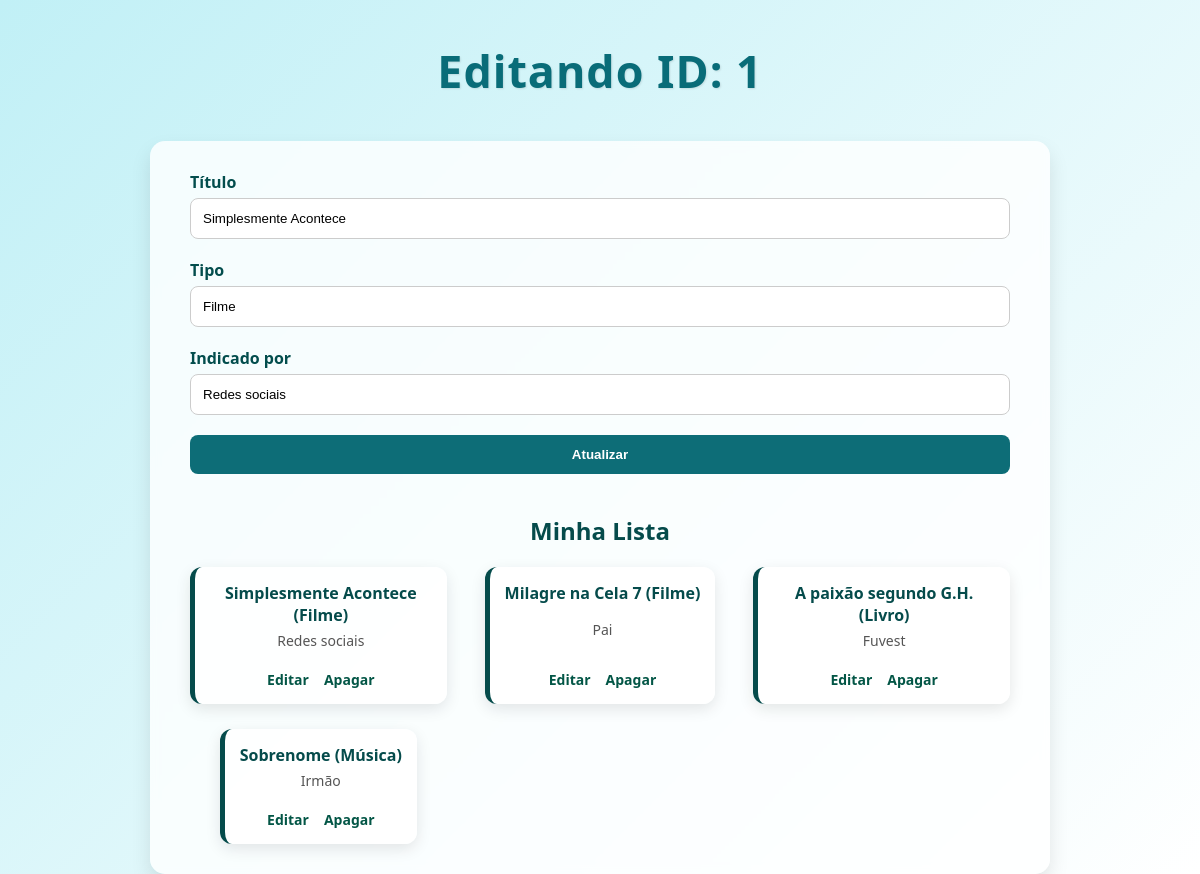
The page /editar/1 on the database its author committed.
### tables this page shows
CREATE TABLE midias(
            id INTEGER PRIMARY KEY AUTOINCREMENT,
            titulo TEXT NOT NULL,
            tipo TEXT NOT NULL,
            indicado_por TEXT
        );

### app.py (the view)
@app.route('/editar/<int:id>', methods=['GET', 'POST'])
def editar(id):
    item = Midia.id(id)
    if not item:
        return redirect(url_for('lista'))
    if request.method == 'POST':
        item.titulo = request.form['titulo']
        item.tipo = request.form['tipo']
        item.indicado_por = request.form['indicado_por']
        item.atualizar()
        return redirect(url_for('lista'))
    lista_total = Midia.obter_todos()
    return render_template('lista.html', titulo=f'Editando ID: {id}', lista=lista_total, item=item)

### models/midia.py (called while the page is built)
def conectar():
    return sqlite3.connect(DB_PATH)

    @classmethod
    def id(cls, id: int) -> Self:
        with conectar() as con:
            dado = con.execute("SELECT * FROM midias WHERE id=?", (id,)).fetchone()
        if dado is None:
            raise ValueError
        return cls(dado[1], dado[2], dado[3], dado[0])

    @staticmethod
    def obter_todos():
        with conectar() as con:
            dados = con.execute("SELECT * FROM midias").fetchall()
        return [Midia(d[1], d[2], d[3], d[0]) for d in dados]

### templates/lista.html
{% extends 'base.html' %}
{% block content %}
<section class="card formulario">
    <form method="POST">
        <div class="campo">
            <label for="titulo">Título</label>
            <input
                type="text"
                id="titulo"
                name="titulo"
                value="{{ item.titulo if item else '' }}"
                required
            >
        </div>
        <div class="campo">
            <label for="tipo">Tipo</label>
            <input
                type="text"
                id="tipo"
                name="tipo"
                value="{{ item.tipo if item else '' }}"
                required
            >
        </div>
        <div class="campo">
            <label for="indicado_por">Indicado por</label>
            <input
                type="text"
                id="indicado_por"
                name="indicado_por"
                value="{{ item.indicado_por if item else '' }}"
            >
        </div>
        <button type="submit">
            {{ 'Atualizar' if item else 'Adicionar' }}
        </button>
    </form>
</section>
<h2>Minha Lista</h2>
{% if lista %}
<section id="lista-de-tarefas">
    {% for item in lista %}
    <div class="card-tarefa">
        <p>{{ item.titulo }} ({{ item.tipo }})</p>
        <span class="data">{{ item.indicado_por or 'Não informado' }}</span>
        <div class="acoes">
            <a href="{{ url_for('editar', id=item.id_midia) }}">Editar</a>
            <a href="{{ url_for('delete', id=item.id_midia) }}">Apagar</a>
        </div>
    </div>
    {% endfor %}
</section>
{% else %}
<p class="vazio">Nada adicionado à Lista de Desejos.</p>
{% endif %}
{% endblock %}

### static/style.css (style rules this page uses)
* { margin: 0; padding: 0; box-sizing: border-box; }
body { font-family: 'Segoe UI', Tahoma, Geneva, Verdana, sans-serif; background: linear-gradient(135deg, #c1f0f6, #ffffff); min-height: 100vh; display: flex; flex-direction: column; align-items: center; }
.formulario form { display: flex; flex-direction: column; gap: 20px; }
.campo { display: flex; flex-direction: column; gap: 5px; }
.campo label { font-weight: 600; color: #034d4d; }
.campo input { padding: 12px; border-radius: 8px; border: 1px solid #ccc; transition: all 0.3s; }
button { padding: 12px; background-color: #0d6d77; color: white; border: none; border-radius: 8px; font-weight: bold; cursor: pointer; transition: all 0.3s; }
h2 { text-align: center; margin: 40px 0 20px; color: #054b4b; }
#lista-de-tarefas { display: grid; grid-template-columns: repeat(auto-fill, minmax(220px, 1fr)); gap: 25px; justify-items: center; }
.card-tarefa { background: #ffffffdd; border-left: 5px solid #054b4b; border-radius: 12px; padding: 15px; text-align: center; display: flex; flex-direction: column; justify-content: space-between; box-shadow: 0 5px 15px rgba(0,0,0,0.1); transition: all 0.3s; }
.card-tarefa p { font-weight: bold; color: #054b4b; margin-bottom: 5px; }
.card-tarefa .data { font-size: 14px; color: #555; margin-bottom: 10px; }
.acoes { display: flex; justify-content: center; gap: 15px; margin-top: 10px; }
.acoes a { text-decoration: none; font-size: 14px; color: #035646; font-weight: bold; transition: color 0.3s; }

### rows shown on the page
midias: titulo "Simplesmente Acontece", tipo "Filme", indicado_por "Redes sociais"
midias: titulo "Milagre na Cela 7", tipo "Filme", indicado_por "Pai"
midias: titulo "A paixão segundo G.H.", tipo "Livro", indicado_por "Fuvest"
midias: titulo "Sobrenome", tipo "Música", indicado_por "Irmão"

### other values the page prints
{{ titulo }} "Editando ID: 1"
{{ 'Atualizar' if item else 'Adicionar' }} "Atualizar"
